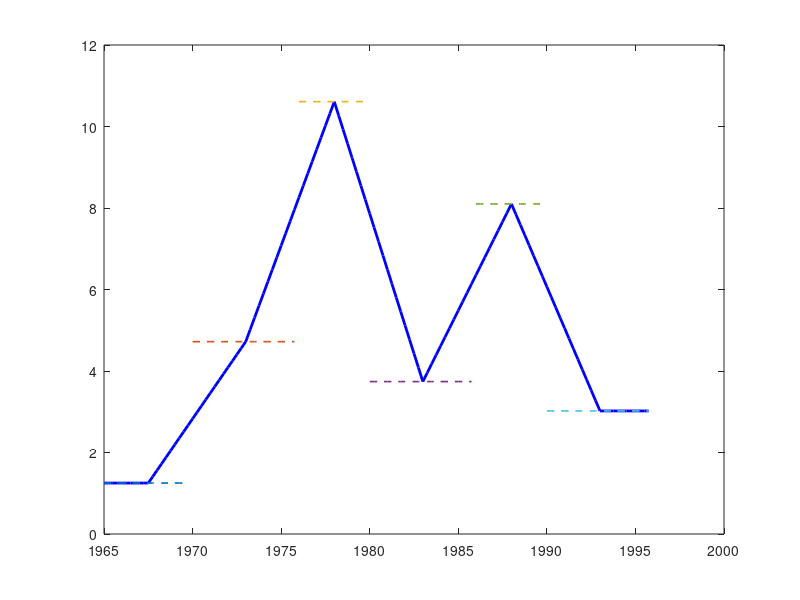

Write the MATLAB code that produced this figure. (Note: this script raises an error after producing the figure.)
% construct_uk_bias_nelson_nikolov.m
% Constructs UK output gap bias series from Nelson & Nikolov (2001), Table 3
% Real-time measurement error: y_t^final - y_t^realt (average by period)
% Sample: 1965 Q1 - 1995 Q4 (124 quarters)
%
% Sign convention: measurement error = final - real-time = y*_perceived - y*_true
% This is exactly ystarbias in Beck & Wieland. No sign flip needed.

clear; clc;

%% --- Period definitions (quarter indices into 1-124) ---
% 1965Q1 = index 1, 1995Q4 = index 124

periods = [
    1,  20;   % 1965Q1 - 1969Q4  (20 quarters)
    21, 44;   % 1970Q1 - 1975Q4  (24 quarters)
    45, 60;   % 1976Q1 - 1979Q4  (16 quarters)
    61, 84;   % 1980Q1 - 1985Q4  (24 quarters)
    85, 100;  % 1986Q1 - 1989Q4  (16 quarters)
    101, 124; % 1990Q1 - 1995Q4  (24 quarters)
];

% Average measurement error from Table 3 (Nelson & Nikolov 2001)
bias_means = [1.25; 4.72; 10.61; 3.74; 8.10; 3.02];

T = 124;

%% --- Smooth interpolation ---
% Assign each period's mean to its midpoint quarter, then interpolate linearly.

n_periods = size(periods, 1);
midpoints = round((periods(:,1) + periods(:,2)) / 2);  % midpoint index of each period

% Build interpolation nodes: midpoints + flat extensions at boundaries
xq = (1:T)';
xi = midpoints;
yi = bias_means;

% Linear interpolation between midpoints; flat beyond first/last midpoint
ystarbias = interp1(xi, yi, xq, 'linear', 'extrap');

% Clamp extrapolated tails to nearest period mean (flat, not diverging)
ystarbias(xq < xi(1))   = yi(1);
ystarbias(xq > xi(end)) = yi(end);

%% --- Verification ---
fprintf('=== UK Output Gap Bias Series ===\n');
fprintf('Total quarters: %d (1965Q1-1995Q4)\n\n', T);

period_labels = {'1965Q1-1969Q4', '1970Q1-1975Q4', '1976Q1-1979Q4', ...
                 '1980Q1-1985Q4', '1986Q1-1989Q4', '1990Q1-1995Q4'};

fprintf('%-20s  Target    Actual\n', 'Period');
fprintf('%s\n', repmat('-', 1, 42));
for p = 1:n_periods
    idx = periods(p,1):periods(p,2);
    fprintf('%-20s  %6.2f    %6.2f\n', period_labels{p}, bias_means(p), mean(ystarbias(idx)));
end

fprintf('\nPeak bias: %.2f pp at quarter %d\n', max(ystarbias), find(ystarbias == max(ystarbias), 1));
fprintf('Min  bias: %.2f pp at quarter %d\n', min(ystarbias), find(ystarbias == min(ystarbias), 1));

%% --- Plot ---
quarters = (1965 + (0:T-1)/4)';  % decimal year axis

figure;
plot(quarters, ystarbias, 'b-', 'LineWidth', 2); hold on;

% Mark period means as horizontal reference lines
colors = lines(n_periods);
for p = 1:n_periods
    idx = periods(p,1):periods(p,2);
    plot(quarters(idx), repmat(bias_means(p), size(idx)), '--', ...
         'Color', colors(p,:), 'LineWidth', 1.2);
end

yline(0, 'k:', 'LineWidth', 1);
xlabel('Year');
ylabel('Output gap bias (pp)');
title('UK Real-Time Output Gap Mismeasurement (Nelson & Nikolov 2001, Table 3)');
legend(['Smoothed series', period_labels], 'Location', 'northwest', 'FontSize', 8);
grid on;
xlim([1965, 1996]);

%% --- Save ---
dates = (1965 + (0:T-1)'/4);
T_out = table(dates, ystarbias, 'VariableNames', {'Date', 'Bias'});
writetable(T_out, 'UK_output_gap_bias_1965_1995.csv');
fprintf('\nSaved: UK_output_gap_bias_1965_1995.csv\n');
